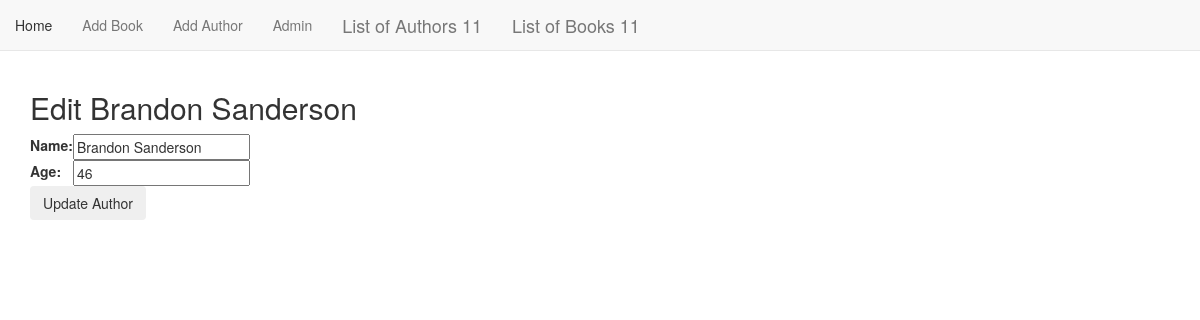
Before: /authors/author_list/80/ with the older database file.
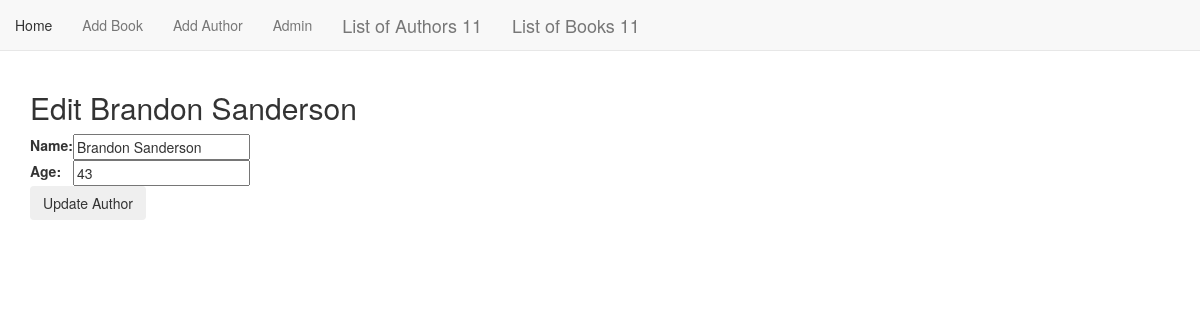
After: the same page with the newer database file.
### book_app/models.py (models this page shows, shortened)
class Author(models.Model):
    name = models.CharField(max_length=50)
    age = models.IntegerField(null=True)

### book_app/views.py (the view)
# urls.py: path('authors/author_list/<int:pk>/', views.AuthorUpdateView.as_view(), name='update'),
class AuthorUpdateView(UpdateView):
    fields = ('name', 'age')
    model = models.Author

### book_app/templates/book_app/author_form.html (shortened to what this page needs)
{% extends "book_app/book_app_base.html" %}
{% block body_block %}
{% if object %}
<h2>Edit
    <span class="teal-text">{{object.name}}</span></h2>
    {% else %}
    <h2>Add Author</h2>
    {% endif %}
    <form action="" method="POST">
        <table>{{form.as_table}}
        </table>
        <input type="submit" value="{% if object %}Update{% else %}Create{% endif %} Author" class="btn">
    </form>
    {% endblock %}

Changed rows visible on the page:
changed Author "Brandon Sanderson": age "46" → "43"
